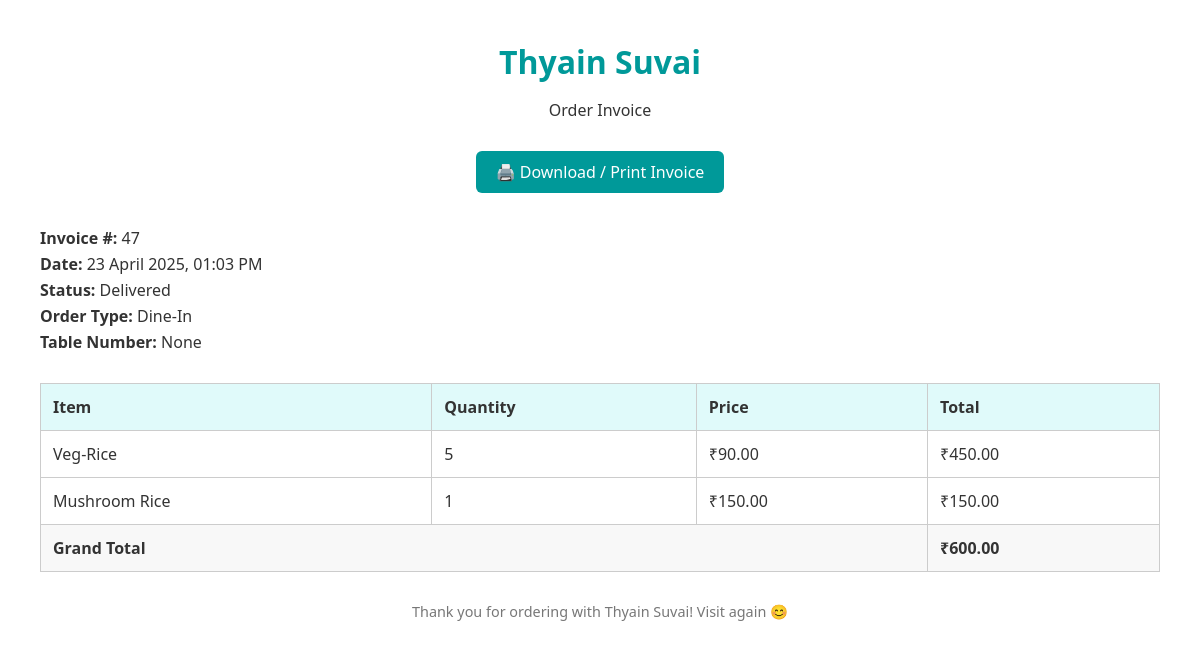
/invoice/47 (signed in), run on the app's committed database.
### models.py (models this page shows)
class Order(db.Model):
    id = db.Column(db.Integer, primary_key=True)
    customer_id = db.Column(db.Integer, db.ForeignKey('customer.id'), nullable=False)
    status = db.Column(db.String(50), default='Pending')  # e.g., Pending, Accepted, Preparing, Delivered, Cancelled
    order_time = db.Column(db.DateTime, server_default=db.func.now())
    items = db.relationship('OrderItem', backref='order')
    table_number = db.Column(db.Integer , nullable=True)
    order_type=db.Column(db.String(20),default="Dine-In")
    payment_id = db.Column(db.Integer, db.ForeignKey('payment.id'), nullable=True)
    coupon_id = db.Column(db.Integer, db.ForeignKey('coupon.id'), nullable=True)
    address_id = db.Column(db.Integer, db.ForeignKey('address.id'))
    address = db.relationship('Address')  # ✅ This is important
    customer = db.relationship('Customer', backref='orders')

class MenuItem(db.Model):
    id = db.Column(db.Integer, primary_key=True)
    name = db.Column(db.String(100), nullable=False)
    description = db.Column(db.String(255))
    price = db.Column(db.Float, nullable=False)
    quantity_available = db.Column(db.Integer, nullable=False)  # quantity available in stock
    is_available = db.Column(db.Boolean, default=True)
    image = db.Column(db.String(100))  # stores image filename

### app.py (the view)
@app.route("/invoice/<int:order_id>")
def view_invoice(order_id):
    order = Order.query.get_or_404(order_id)
    items_with_details = []
    total = 0
    ist = pytz_timezone('Asia/Kolkata')
    local_time = order.order_time.replace(tzinfo=timezone.utc).astimezone(ist)
    for item in order.items:
        detail = {
            'name': item.menu_item.name,
            'quantity': item.quantity,
            'price': item.menu_item.price,
            'total': item.menu_item.price * item.quantity
        }
        items_with_details.append(detail)
        total += detail['total']
    return render_template("invoice.html", order=order, items=items_with_details, total_amount=total, local_time=local_time)

### templates/invoice.html (shortened to what this page needs)
<!DOCTYPE html>
<html lang="en">
<head>
</head>
<body>
  <div class="header">
    <h1>Thyain Suvai</h1>
    <p>Order Invoice</p>
  </div>
  <div class="text-center">
    <a href="#" onclick="window.print()" class="btn-print">🖨️ Download / Print Invoice</a>
  </div>
  <div class="info">
    <p><strong>Invoice #:</strong> {{ order.id }}</p>
    <p><strong>Date:</strong> {{ order.order_time.strftime('%d %B %Y, %I:%M %p') }}</p>
    <p><strong>Status:</strong> {{ order.status }}</p>
    <p><strong>Order Type:</strong> {{ order.order_type }}</p>
    {% if order.order_type == 'Dine-In' %}
      <p><strong>Table Number:</strong> {{ order.table_number }}</p>
    {% endif %}
  </div>
  <table>
    <thead>
      <tr>
        <th>Item</th>
        <th>Quantity</th>
        <th>Price</th>
        <th>Total</th>
      </tr>
    </thead>
    <tbody>
      {% for item in items %}
      <tr>
        <td>{{ item.name }}</td>
        <td>{{ item.quantity }}</td>
        <td>₹{{ '%.2f' % item.price }}</td>
        <td>₹{{ '%.2f' % item.total }}</td>
      </tr>
      {% endfor %}
      <tr class="total-row">
        <td colspan="3">Grand Total</td>
        <td>₹{{ '%.2f' % total_amount }}</td>
      </tr>
    </tbody>
  </table>
  <div class="footer">
    <p>Thank you for ordering with Thyain Suvai! Visit again 😊</p>
  </div>
</body>
</html>

### templates/invoice.html (style rules this page uses)
body { font-family: 'Segoe UI', sans-serif; margin: 40px; color: #333; }
.header { text-align: center; margin-bottom: 30px; }
.header h1 { color: #009999; margin-bottom: 5px; }
.info { margin-bottom: 30px; }
.info p { margin: 4px 0; }
table { width: 100%; border-collapse: collapse; margin-bottom: 30px; }
th, td { border: 1px solid #ccc; padding: 12px; text-align: left; }
th { background-color: #e0fafa; }
.total-row { font-weight: bold; background-color: #f8f8f8; }
.footer { text-align: center; font-size: 0.9rem; color: #777; }
.text-center { text-align: center; }
.btn-print { display: inline-block; padding: 10px 20px; background-color: #009999; color: white; text-decoration: none; border-radius: 6px; margin-bottom: 30px; }

### data on the page
Order: id "47", order_time "23 April 2025, 01:03 PM", status "Delivered", order_type "Dine-In", table_number "None"
MenuItem: name "Veg-Rice", quantity "5", price "90.00", total "450.00"
MenuItem: name "Mushroom Rice", quantity "1", price "150.00", total "150.00"

### other printed values
{{ '%.2f' % total_amount }} "600.00"
